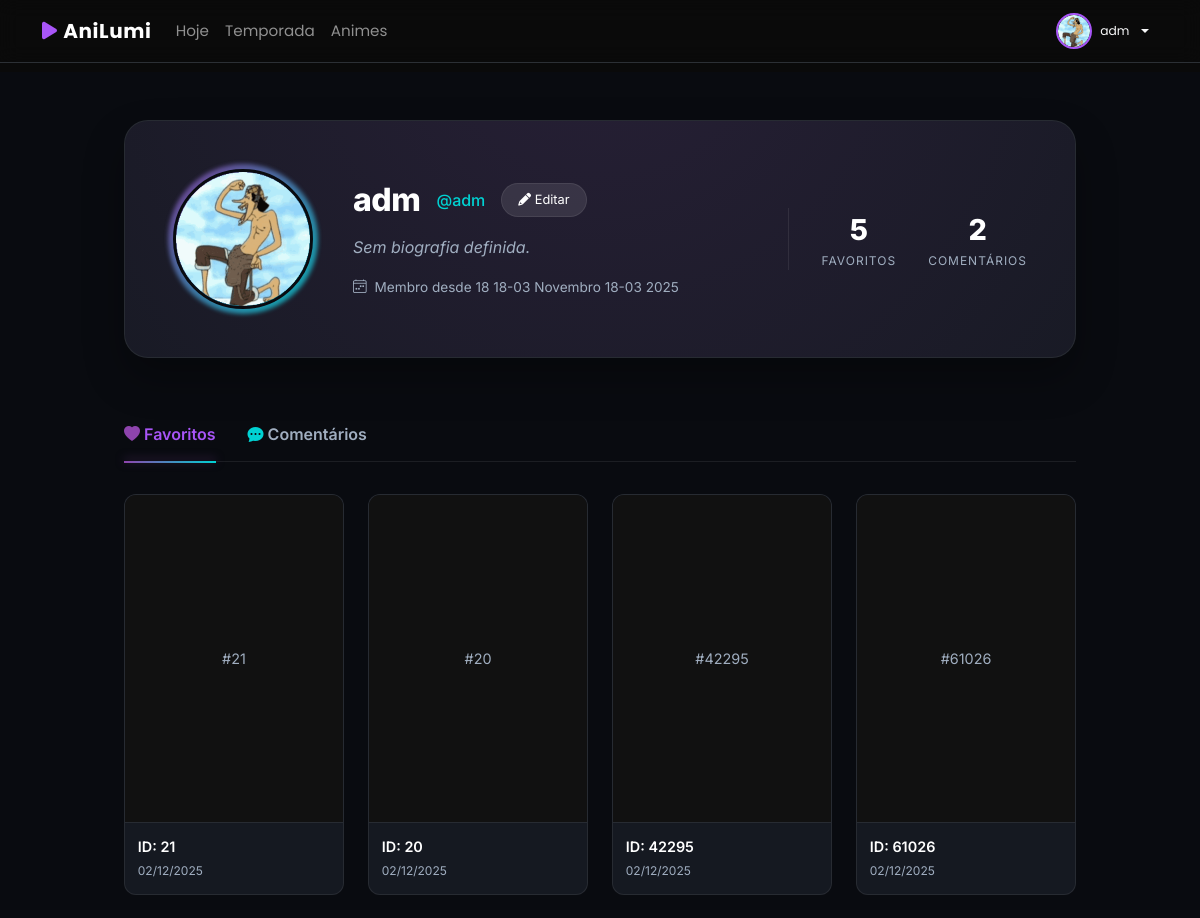
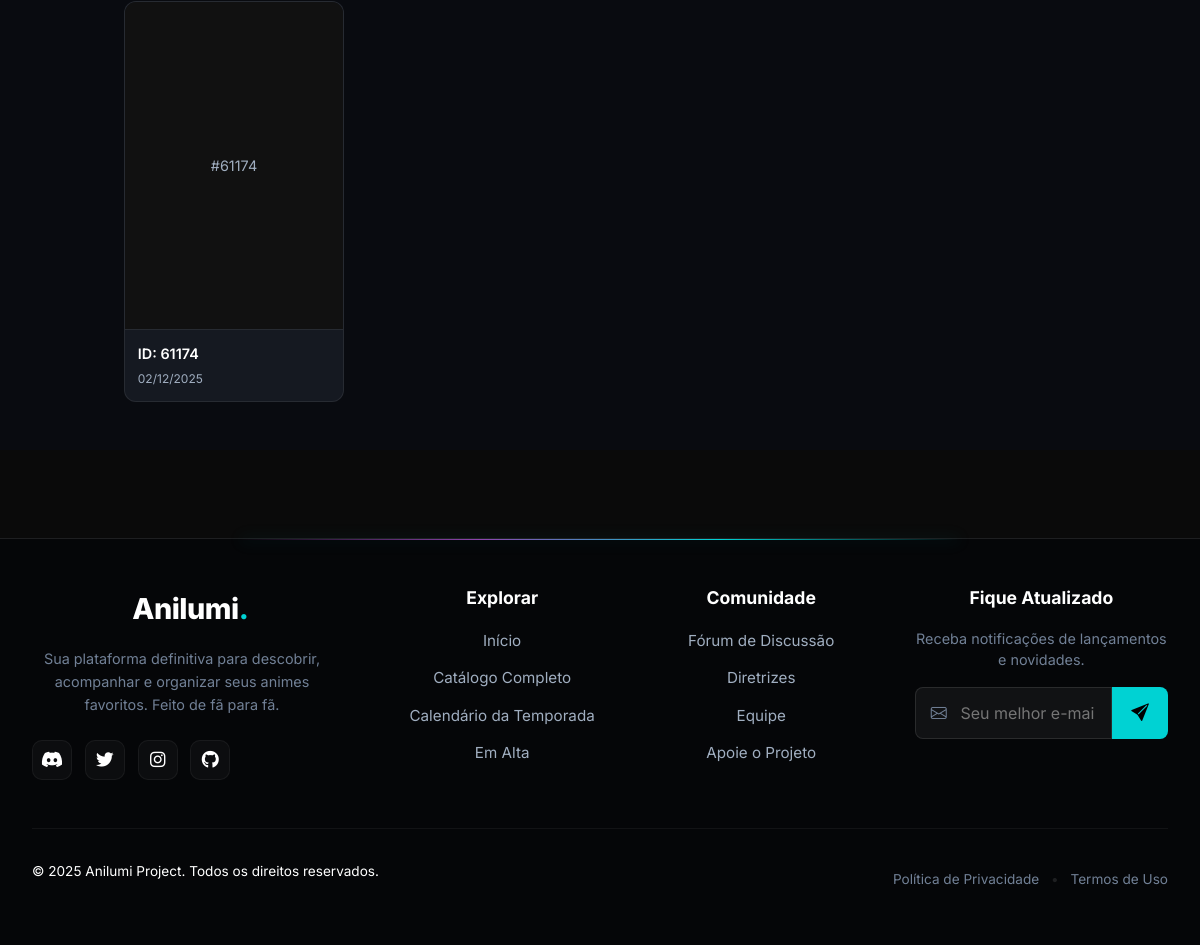
The app's page /perfil/adm/ (signed in) with its own data (2 pictures, top to bottom).
### perfil/models.py (models this page shows, shortened)
class Perfil(models.Model):
    user = models.OneToOneField(User, on_delete=models.CASCADE, related_name='perfil')
    avatar = models.ImageField(
        upload_to="avatars/%Y/%m/",
        null=True,
        blank=True,
        help_text="Avatar do usuário (recomendado: 200x200px)"
    )
    bio = models.TextField(
        blank=True,
        max_length=500,
        help_text="Biografia do usuário (máx 500 caracteres)"
    )
    criado_em = models.DateTimeField(auto_now_add=True)
    atualizado_em = models.DateTimeField(auto_now=True)
    class Meta:
        verbose_name = 'Perfil'
        verbose_name_plural = 'Perfis'
    def get_avatar_url(self):
        if self.avatar:
            return self.avatar.url
        return 'https://ui-avatars.com/api/?name=' + self.user.first_name.replace(' ', '+')

### core/models.py (models this page shows, shortened)
class Favorito(models.Model):
    anime_id = models.IntegerField(help_text="ID do anime no MyAnimeList")
    user = models.ForeignKey(User, on_delete=models.CASCADE, related_name='favoritos_anime')
    criado_em = models.DateTimeField(auto_now_add=True)
    class Meta:
        verbose_name = 'Favorito'
        verbose_name_plural = 'Favoritos'
        unique_together = ('anime_id', 'user')
        ordering = ['-criado_em']
        indexes = [
            models.Index(fields=['user', '-criado_em']),
        ]

### perfil/views.py (the view)
# urls.py: path('<str:username>/', views.perfil_usuario, name='ver'),
def perfil_usuario(request, username):
    usuario = get_object_or_404(User, username=username)
    try:
        perfil = usuario.perfil
    except Perfil.DoesNotExist:
        perfil = Perfil.objects.create(user=usuario)
        messages.info(request, f"Perfil criado para {username}")
    comentarios_recentes = usuario.comentarios_anime.filter(
        is_deleted=False  # Apenas ativos
    ).order_by('-criado_em')[:5]
    favoritos = usuario.favoritos_anime.all().order_by('-criado_em')[:10]
    context = {
        'usuario': usuario,
        'perfil': perfil,
        'comentarios_recentes': comentarios_recentes,
        'favoritos': favoritos,
        'total_comentarios': usuario.comentarios_anime.filter(is_deleted=False).count(),
        'total_favoritos': usuario.favoritos_anime.count(),
    }
    return render(request, 'perfil/perfil.html', context)

### perfil/templates/perfil/perfil.html (shortened to what this page needs)
{% extends 'base.html' %}
{% load static %}
{% block content %}
<link rel="stylesheet" href="https://cdn.jsdelivr.net/npm/bootstrap-icons@1.11.3/font/bootstrap-icons.min.css">
<link rel="stylesheet" href="https://cdnjs.cloudflare.com/ajax/libs/font-awesome/6.0.0/css/all.min.css">
<div class="anilumi-wrapper">
    <div class="anilumi-container">
        <div class="profile-header-card">
            <div class="profile-cover-glow"></div>
            <div class="profile-content">
                <div class="profile-avatar-wrapper">
                    <img
                        src="{{ perfil.get_avatar_url }}"
                        alt="{{ usuario.username }}"
                        class="profile-avatar"
                    >
                </div>
                <div class="profile-info">
                    <div class="d-flex align-items-center gap-3 flex-wrap">
                        <h1 class="username">{{ usuario.get_full_name|default:usuario.username }}</h1>
                        <span class="handle">@{{ usuario.username }}</span>
                        {% if user == usuario %}
                            <a href="{% url 'perfil:editar' %}" class="btn-edit-glass">
                                <i class="fas fa-pencil-alt"></i> Editar
                            </a>
                        {% endif %}
                    </div>
                    {% if perfil.bio %}
                        <p class="bio-text">{{ perfil.bio }}</p>
                    {% else %}
                        <p class="bio-text empty">Sem biografia definida.</p>
                    {% endif %}
                    <div class="member-since">
                        <i class="bi bi-calendar4-week"></i> Membro desde {{ usuario.date_joined|date:"d de F de Y" }}
                    </div>
                </div>
                <div class="profile-stats">
                    <div class="stat-box">
                        <span class="stat-number">{{ total_favoritos }}</span>
                        <span class="stat-label">Favoritos</span>
                    </div>
                    <div class="stat-box">
                        <span class="stat-number">{{ total_comentarios }}</span>
                        <span class="stat-label">Comentários</span>
                    </div>
                </div>
            </div>
        </div>
        <div class="custom-tabs-wrapper">
            <ul class="nav nav-tabs custom-tabs" id="profileTabs" role="tablist">
                <li class="nav-item" role="presentation">
                    <button class="nav-link active" id="favoritos-tab" data-bs-toggle="tab" data-bs-target="#favoritos" type="button" role="tab">
                        <i class="bi bi-heart-fill text-accent"></i> Favoritos
                    </button>
                </li>
                <li class="nav-item" role="presentation">
                    <button class="nav-link" id="comentarios-tab" data-bs-toggle="tab" data-bs-target="#comentarios" type="button" role="tab">
                        <i class="bi bi-chat-dots-fill text-cyan"></i> Comentários
                    </button>
                </li>
            </ul>
        </div>
        <div class="tab-content" id="profileTabsContent">
            <div class="tab-pane fade show active" id="favoritos" role="tabpanel">
                {% if favoritos %}
                    <div class="anime-grid-mini">
                        {% for fav in favoritos %}
                            <article class="mini-anime-card">
                                <a href="{% url 'core:anime_detail' fav.anime_id %}" class="card-link-wrapper">
                                    <div class="mini-poster">
                                        <div class="poster-placeholder">
                                            <span>#{{ fav.anime_id }}</span>
                                        </div>
                                    </div>
                                    <div class="mini-info">
                                        <span class="anime-id">ID: {{ fav.anime_id }}</span>
                                        <span class="date-added">{{ fav.criado_em|date:"d/m/Y" }}</span>
                                    </div>
                                </a>
                            </article>
                        {% endfor %}
                    </div>
                {% else %}
                    <div class="empty-tab-state">
                        <i class="bi bi-heart-break"></i>
                        <p>Nenhum favorito adicionado ainda.</p>
                    </div>
                {% endif %}
            </div>
        </div>
    </div>
</div>
{% endblock %}

### animecalendar/templates/base.html (shortened to what this page needs)
<!doctype html>
<html lang="pt-br">
<head>
  <link
    href="https://cdn.jsdelivr.net/npm/bootstrap@5.3.3/dist/css/bootstrap.min.css"
    rel="stylesheet"
  >
  <link
    rel="stylesheet"
    href="https://cdn.jsdelivr.net/npm/bootstrap-icons@1.11.3/font/bootstrap-icons.css"
  >
  <link
    rel="stylesheet"
    href="https://cdnjs.cloudflare.com/ajax/libs/font-awesome/6.0.0/css/all.min.css"
  >
</head>
<body>
<nav class="navbar navbar-expand-lg navbar-dark fixed-top">
  <div class="container">
    <a class="navbar-brand" href="{% url 'landing' %}">
      <i class="fas fa-play navbar-brand-icon"></i>
      AniLumi
    </a>
    <div class="collapse navbar-collapse" id="mainNavbar">
      <ul class="navbar-nav me-auto mb-2 mb-lg-0">
        <li class="nav-item">
          <a class="nav-link {% if request.resolver_match.url_name == 'landing' %}active{% endif %}"
             href="{% url 'landing' %}">
            Hoje
          </a>
        </li>
        <li class="nav-item">
          <a class="nav-link {% if request.resolver_match.app_name == 'calendar_app' %}active{% endif %}"
             href="{% url 'calendar_app:month_current' %}">
            Temporada
          </a>
        </li>
        <li class="nav-item">
          <a class="nav-link {% if request.resolver_match.app_name == 'anime' %}active{% endif %}"
             href="{% url 'anime:anime_list' %}">
            Animes
          </a>
        </li>
      </ul>
      <div class="d-flex align-items-center gap-3">
        {% if user.is_authenticated %}
          <div class="dropdown">
            <button class="btn btn-link btn-sm text-light dropdown-toggle d-flex align-items-center gap-2" type="button" data-bs-toggle="dropdown" style="text-decoration: none; padding: 0.25rem 0.5rem;">
              {% with perfil=user.perfil %}
                {% if perfil.avatar %}
                  <img
                    src="{{ perfil.avatar.url }}"
                    alt="{{ user.username }}"
                    class="rounded-circle"
                    style="width: 36px; height: 36px; object-fit: cover; border: 2px solid var(--primary);"
                    title="{{ user.username }}"
                  >
                {% else %}
                  <i class="bi bi-person-circle" style="font-size: 1.3rem;"></i>
                {% endif %}
                <span class="d-none d-md-inline small">{{ user.username }}</span>
              {% endwith %}
            </button>
          </div>
        {% endif %}
      </div>
    </div>
  </div>
</nav>
<main class="py-4 mt-5">
  {% block content %}{% endblock %}
</main>
<footer class="anilumi-footer">
    <div class="footer-glow-line"></div>
    <div class="footer-container">
        <div class="footer-grid">
            <div class="footer-brand-col">
                <a href="/" class="footer-logo">Anilumi<span class="dot">.</span></a>
                <p class="brand-desc">
                    Sua plataforma definitiva para descobrir, acompanhar e organizar seus animes favoritos. Feito de fã para fã.
                </p>
                <div class="social-icons">
                    <a href="#" class="social-link discord" aria-label="Discord"><i class="fab fa-discord"></i></a>
                    <a href="#" class="social-link twitter" aria-label="Twitter"><i class="fab fa-twitter"></i></a>
                    <a href="#" class="social-link instagram" aria-label="Instagram"><i class="fab fa-instagram"></i></a>
                    <a href="#" class="social-link github" aria-label="Github"><i class="fab fa-github"></i></a>
                </div>
            </div>
            <div class="footer-nav-col">
                <h4 class="footer-heading">Explorar</h4>
                <ul class="footer-links">
                    <li><a href="{% url 'landing' %}">Início</a></li>
                    <li><a href="{% url 'anime:anime_list' %}">Catálogo Completo</a></li>
                    <li><a href="{% url 'calendar_app:month_current' %}">Calendário da Temporada</a></li>
                    <li><a href="#">Em Alta</a></li>
                </ul>
            </div>
            <div class="footer-nav-col">
                <h4 class="footer-heading">Comunidade</h4>
                <ul class="footer-links">
                    <li><a href="#">Fórum de Discussão</a></li>
                    <li><a href="#">Diretrizes</a></li>
                    <li><a href="#">Equipe</a></li>
                    <li><a href="#">Apoie o Projeto</a></li>
                </ul>
            </div>
            <div class="footer-newsletter-col">
                <h4 class="footer-heading">Fique Atualizado</h4>
                <p class="newsletter-desc">Receba notificações de lançamentos e novidades.</p>
                <form class="newsletter-form" onsubmit="event.preventDefault();">
                    <div class="input-wrapper">
                        <i class="bi bi-envelope"></i>
                        <input type="email" placeholder="Seu melhor e-mail">
                    </div>
                    <button type="submit" class="btn-subscribe">
                        <i class="bi bi-send-fill"></i>
                    </button>
                </form>
            </div>
        </div>
        <div class="footer-bottom">
            <p class="copyright">&copy; 2025 Anilumi Project. Todos os direitos reservados.</p>
            <div class="legal-links">
                <a href="#">Política de Privacidade</a>
                <span class="separator">•</span>
                <a href="#">Termos de Uso</a>
            </div>
        </div>
    </div>
</footer>
</body>
</html>

### animecalendar/templates/base.html (style rules this page uses)
:root { --primary: #a855f7; --primary-hover: #9333ea; --dark-bg: #0a0a0a; --navbar-bg: rgba(10, 10, 10, 0.9); --card-bg: #020617; --text-main: #e5e7eb; --text-sec: #9ca3af; }
body { background: var(--dark-bg); color: var(--text-main); font-family: 'Poppins', -apple-system, BlinkMacSystemFont, system-ui, sans-serif; }
.navbar { background: var(--navbar-bg); backdrop-filter: blur(10px); border-bottom: 1px solid rgba(148, 163, 184, 0.25); }
.navbar-brand { font-weight: 700; letter-spacing: 0.03em; display: flex; align-items: center; gap: 0.35rem; }
.navbar-brand-icon { color: var(--primary); }
.nav-link { font-size: 0.95rem; }
.nav-link.active, .nav-link:hover { color: var(--primary) !important; }
main { min-height: calc(100vh - 72px - 60px); }
footer { background: #0a0a0a; border-top: 1px solid rgba(255, 255, 255, 0.1) !important; color: #ffffff !important; padding: 3rem 0 !important; margin-top: 4rem !important; text-align: center; }
footer a { color: #a855f7; text-decoration: none; transition: all 0.3s ease; }
.anilumi-footer { background-color: #050608; border-top: 1px solid rgba(255, 255, 255, 0.05); padding: 4rem 0 2rem; position: relative; color: #a0aec0; font-family: 'Inter', sans-serif; margin-top: auto; }
.footer-container { max-width: 1400px; margin: 0 auto; padding: 0 2rem; }
.footer-glow-line { position: absolute; top: 0; left: 50%; transform: translateX(-50%); width: 60%; height: 1px; background: linear-gradient(90deg, transparent, #8e44ad, #00d2d3, transparent); box-shadow: 0 0 15px rgba(0, 210, 211, 0.4); }
.footer-grid { display: grid; grid-template-columns: 1.5fr 1fr 1fr 1.2fr; gap: 3rem; margin-bottom: 3rem; }
.footer-logo { font-size: 1.8rem; font-weight: 800; color: #fff; text-decoration: none; margin-bottom: 1rem; display: inline-block; letter-spacing: -0.5px; }
.footer-logo .dot { color: #00d2d3; }
.brand-desc { font-size: 0.9rem; line-height: 1.6; margin-bottom: 1.5rem; color: #718096; max-width: 300px; }
.social-icons { display: flex; gap: 0.8rem; }
.social-link { width: 40px; height: 40px; border-radius: 10px; background: rgba(255, 255, 255, 0.03); border: 1px solid rgba(255, 255, 255, 0.05); display: flex; align-items: center; justify-content: center; color: #fff; text-decoration: none; transition: 0.3s; font-size: 1.1rem; }
.footer-heading { color: #fff; font-size: 1.1rem; font-weight: 700; margin-bottom: 1.2rem; }
.footer-links { list-style: none; padding: 0; margin: 0; }
.footer-links li { margin-bottom: 0.8rem; }
.footer-links a { color: #a0aec0; text-decoration: none; font-size: 0.95rem; transition: 0.2s; position: relative; }
.newsletter-desc { font-size: 0.9rem; margin-bottom: 1rem; color: #718096; }
.newsletter-form { display: flex; position: relative; max-width: 100%; }
.newsletter-form .input-wrapper { position: relative; width: 100%; }
.newsletter-form .input-wrapper i { position: absolute; left: 1rem; top: 50%; transform: translateY(-50%); color: #718096; }
.newsletter-form input { width: 100%; padding: 0.8rem 1rem 0.8rem 2.8rem; background: rgba(255, 255, 255, 0.05); border: 1px solid rgba(255, 255, 255, 0.1); border-radius: 8px; color: #fff; outline: none; transition: 0.3s; border-top-right-radius: 0; border-bottom-right-radius: 0; }
.btn-subscribe { background: #00d2d3; border: none; border-top-right-radius: 8px; border-bottom-right-radius: 8px; padding: 0 1.2rem; color: #000; font-size: 1.1rem; cursor: pointer; transition: 0.3s; }
.footer-bottom { border-top: 1px solid rgba(255, 255, 255, 0.05); padding-top: 2rem; display: flex; justify-content: space-between; align-items: center; font-size: 0.85rem; }
.legal-links a { color: #718096; text-decoration: none; transition: 0.2s; }
.separator { margin: 0 0.5rem; color: rgba(255,255,255,0.1); }

### records on screen
Perfil: avatar (picture), get_avatar_url (picture)
Favorito: anime_id "21", criado_em "02/12/2025"
Favorito: anime_id "20", criado_em "02/12/2025"
Favorito: anime_id "42295", criado_em "02/12/2025"
Favorito: anime_id "61026", criado_em "02/12/2025"
Favorito: anime_id "61174", criado_em "02/12/2025"

### other values on screen
{{ user.username }} "adm"
{{ usuario.get_full_name|default:usuario.username }} "adm"
{{ usuario.username }} "adm"
{{ usuario.date_joined|date:"d de F de Y" }} "18 18-03 Novembro 18-03 2025"
{{ total_favoritos }} "5"
{{ total_comentarios }} "2"
